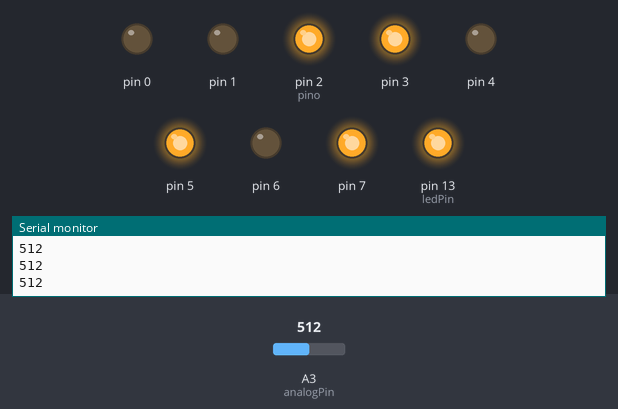
Simulated run of this sketch. Board: Arduino Uno, built for the host (arithmetic inside an expression is 32-bit, double 64-bit). On the bench: output pins drawn as LEDs (lit = HIGH), the last lines printed to the serial monitor. The inputs (shaded band) are chosen by the test bench; at power-on: A3 (analogPin) = 512.

Above: at 1.2 s.
1.3 s: A3 (analogPin) set to 497
At 1.7 s:
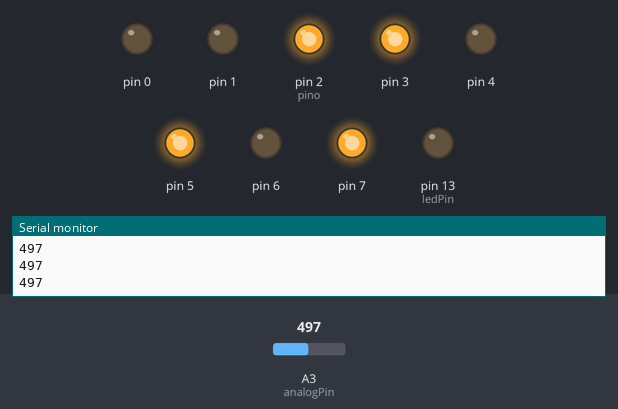
2.8 s: A3 (analogPin) set to 716
At 4.0 s:
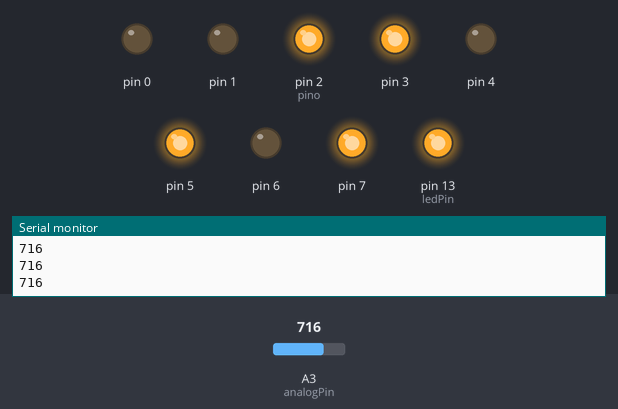
4.3 s: A3 (analogPin) set to 511
At 5.1 s:
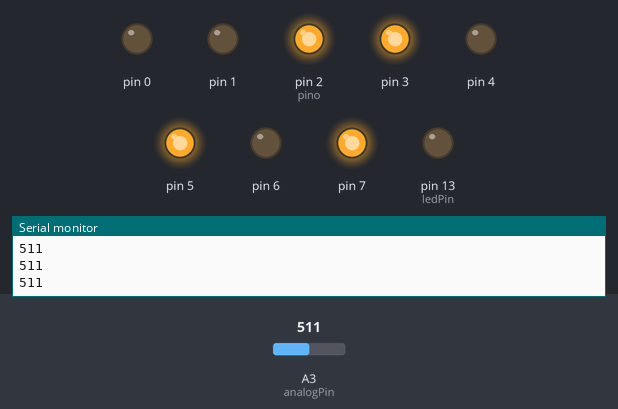
Timing chart, 0 to 7.3 s (numbered marks = the images above; inputs shaded):
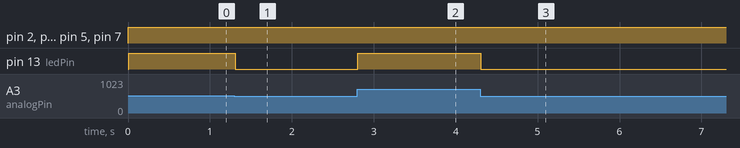

The sketch:

display.ino
```cpp
int analogPin = A3; // potentiometer wiper (middle terminal) connected to analog pin 3
int ledPin = 13;
// outside leads to ground and +5V
int val = 0; // variable to store the value read
int conta=0; //
int col;
int lin;
int pino = 2;

byte displaySeteSeg[10][7] = {

 { 1,1,1,1,1,1,0 },  //DIGITO 0
 { 0,1,1,0,0,0,0 },  //DIGITO 1
 { 1,1,0,1,1,0,1 },  //DIGITO 2
 { 1,1,1,1,0,0,1 },  //DIGITO 3
 { 0,1,1,0,0,1,1 },  //DIGITO 4
 { 1,0,1,1,0,1,1 },  //DIGITO 5
 { 1,0,1,1,1,1,1 },  //DIGITO 6
 { 1,1,1,0,0,0,0 },  //DIGITO 7
 { 1,1,1,1,1,1,1 },  //DIGITO 8
 { 1,1,1,1,0,1,1 }   //DIGITO 9

};
void setup() {
  Serial.begin(9600); // setup serial
  pinMode(ledPin, OUTPUT);
  pinMode(0, OUTPUT);
  pinMode(1, OUTPUT);
  pinMode(2, OUTPUT);
  pinMode(3, OUTPUT);
  pinMode(4, OUTPUT);
  pinMode(5, OUTPUT);
  pinMode(6, OUTPUT);
  pinMode(7, OUTPUT);
}
void loop() {
  val = analogRead(analogPin); // read the input pin
  Serial.println(val); // debug value
  analogWrite(ledPin, val/4);

  if(conta<10){
    digitalWrite(pino, displaySeteSeg[col][lin]);
    conta++;
    col++;
    lin++;
    pino++;
  }else{
    conta=0;
  }
}
```

Measured:
- the behaviour switches between 512 and 511 on A3 (analogPin) (found by bisection; images 0 and 1)
- after the input at 1.3 s, pin 13 (ledPin): HIGH → LOW at once
- after the input at 2.8 s, pin 13 (ledPin): LOW → HIGH at once
- after the input at 4.3 s, pin 13 (ledPin): HIGH → LOW at once
